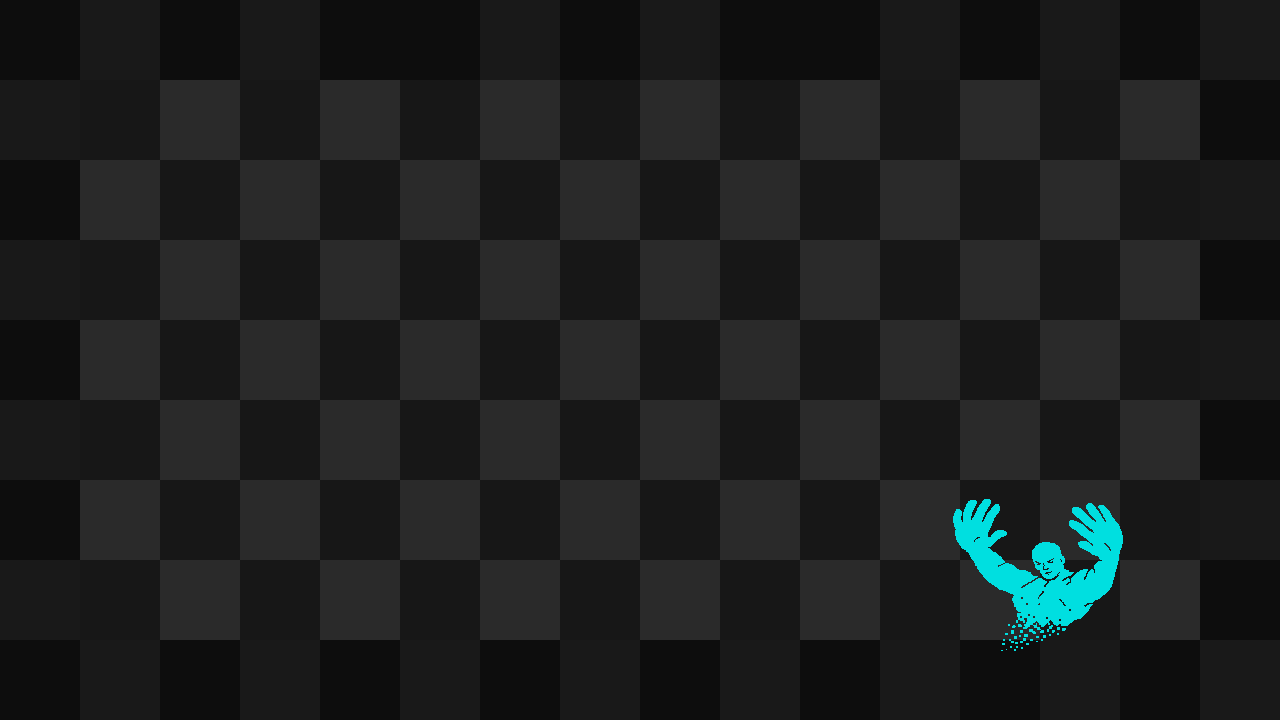

A 2D game scene composited from a Tiled map and its tileset images. What follows is a short description and the map's XML, with each tile layer's data collapsed to a summary:
An orthogonal 16x9 tile map with 80x80 px tiles, 1 tile layer (ground), 1 image layer and 14 objects (enemy-spawner).

<map version="1.10" tiledversion="1.10.1" orientation="orthogonal" renderorder="right-down" width="16" height="9" tilewidth="80" tileheight="80" infinite="0" nextlayerid="11" nextobjectid="77">
 <tileset firstgid="1" source="tileset80x80.tsx" />
 <layer id="1" name="ground" width="16" height="9">
  <data>[144 cells, 144 non-empty, 47 distinct tile ids]</data>
 </layer>
 <imagelayer id="10" name="GG cyan" offsetx="941" offsety="454">
  <image source="game-genie-cyan-left.png" width="200" height="200" />
 </imagelayer>
 <objectgroup id="2" name="collision">
  <object id="9" x="80" y="80">
   <polyline points="0,0 1120,0" />
  </object>
  <object id="10" x="1200" y="80">
   <polyline points="0,0 0,560" />
  </object>
  <object id="11" x="1200" y="640">
   <polyline points="0,0 -1120,0" />
  </object>
  <object id="12" x="80" y="640">
   <polyline points="0,0 0,-560" />
  </object>
 </objectgroup>
 <objectgroup id="3" name="objects">
  <object id="39" template="peg.tx" x="909" y="349" />
  <object id="41" template="peg.tx" x="309" y="310" width="20" height="20.3333" />
  <object id="66" template="cargo-spawner.tx" x="160" y="160" />
  <object id="67" name="enemy-spawner" x="640" y="160" width="80" height="80">
   <properties>
    <property name="enemy" value="random" />
    <property name="type" value="enemy-spawner" />
   </properties>
  </object>
  <object id="71" template="goal.tx" x="998" y="440" />
  <object id="72" template="peg.tx" x="1152" y="350" />
  <object id="73" template="peg.tx" x="1150" y="591" />
  <object id="74" template="peg.tx" x="910" y="590" />
  <object id="75" template="peg.tx" x="150" y="109" width="20" height="20.3333" />
  <object id="76" template="peg.tx" x="109" y="150" width="20" height="20.3333" />
 </objectgroup>
</map>
